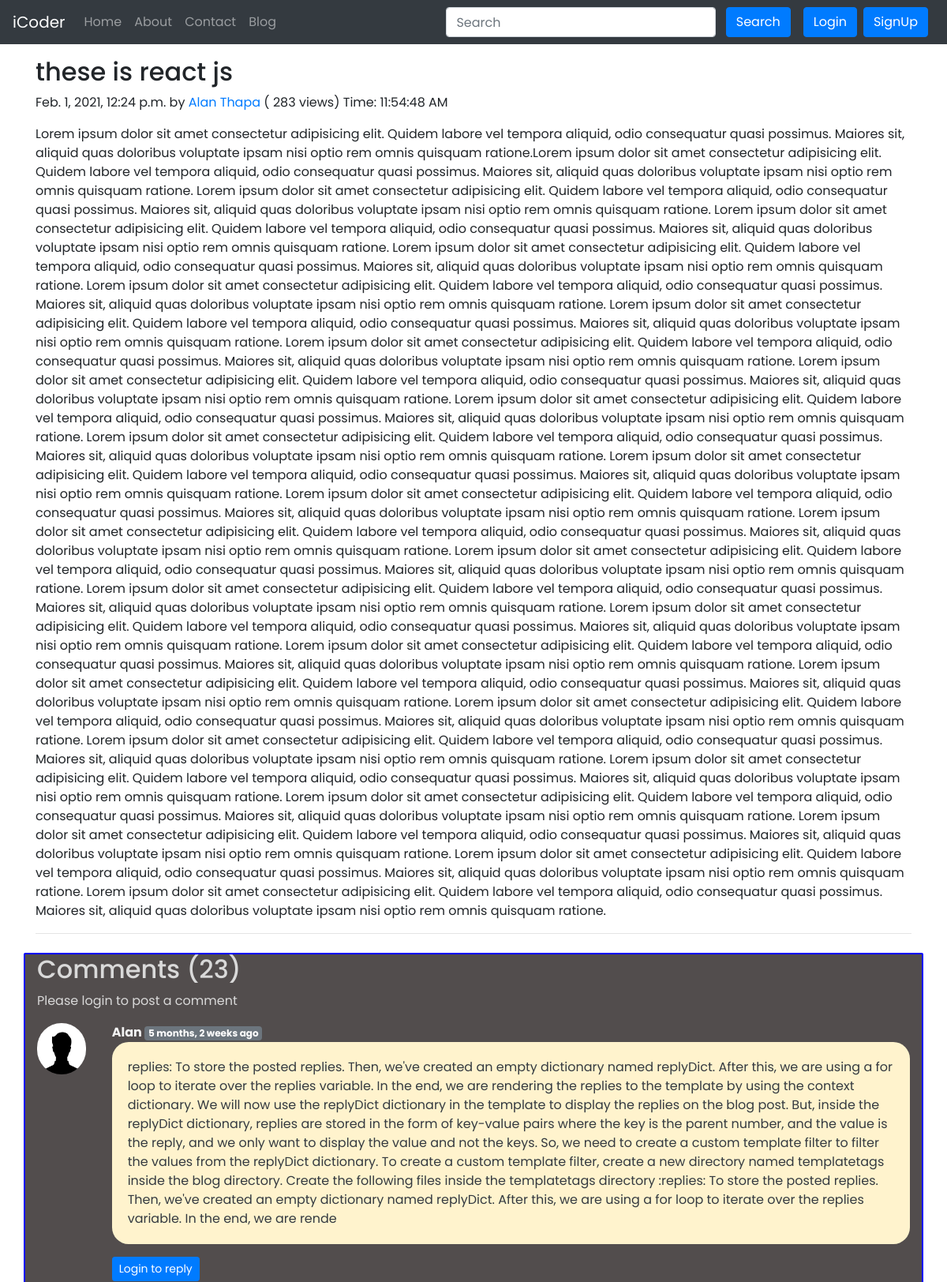
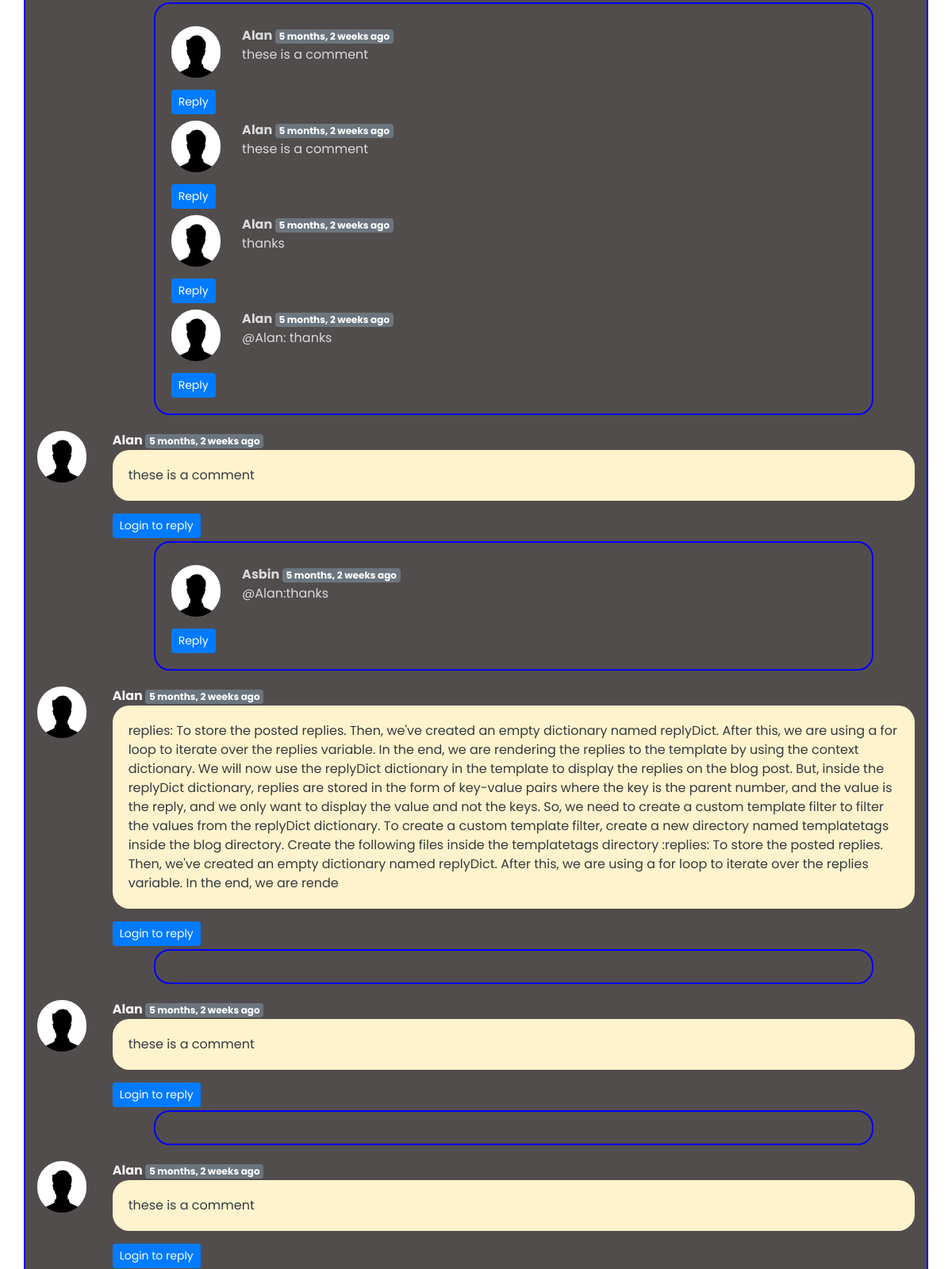
The page /blog/werwerwerwer (upper part) on the database its author committed (2 pictures, top to bottom).
### blog/models.py (models this page shows, shortened)
class Post(models.Model):
    sno = models.AutoField(primary_key=True)
    title = models.CharField(max_length=255)
    author = models.CharField(max_length=14)
    slug = models.CharField(max_length=130)
    views = models.IntegerField(default=0)
    timeStamp = models.DateTimeField(blank=True)
    content = models.TextField()

class BlogComment(models.Model):
    sno = models.AutoField(primary_key=True)
    comment = models.TextField()
    user = models.ForeignKey(User, on_delete=models.CASCADE)
    post = models.ForeignKey(Post, on_delete=models.CASCADE)
    parent = models.ForeignKey('self', on_delete=models.CASCADE, null=True)
    timestamp = models.DateTimeField(default=now)

### blog/views.py (the view)
# urls.py: path('/<str:slug>', views.blogPost, name="blogPost"),
def blogPost(request, slug):
    post = Post.objects.filter(slug=slug).first()
    post.views = post.views + 101
    post.save()
    comments = BlogComment.objects.filter(post=post, parent=None)
    replies = BlogComment.objects.filter(post=post).exclude(parent=None)
    replyDict = {}
    for reply in replies:
        if reply.parent.sno not in replyDict.keys():
            replyDict[reply.parent.sno] = [reply]
        else:
            replyDict[reply.parent.sno].append(reply)
    context = {'post': post, 'comments': comments,
               'user': request.user, 'replyDict': replyDict}
    return render(request, "blog/blogPost.html", context)

### blog/templatetags/extras.py (called while the page is built)
@register.filter(name='get_val')
def get_val(dict, key):
    return dict.get(key)

### templates/blog/BlogPost.html (shortened to what this page needs)
{% extends 'base.html' %}
{% block body %}
{% load humanize %}
{% load extras %}
<div class="container my-3">
    <h2 class="blog-post-title">{{post.title}}</h2>
    <p class="blog-post-meta">{{post.timeStamp}} by <a href="/about">{{post.author}}</a> (<span> {{post.views}}
            views</span>) Time: <span class="display">
        </span></p>
    <p>{{post.content|safe}}</p>
    <hr>
</div>
<div class="container stcontainer my-4">
    <h2> Comments ({{comments.count}}) </h2>
    <div class="my-2">
        {% if user.is_authenticated %}
        <form action="/blog/postComment" method="post">
            {% csrf_token %}
            <label for="exampleInputEmail1">Post Comment </label>
            <div class="row">
                <div class="col-12 col-md-10 col-lg-10  ">
                    <input type="text" class="form-control" name="comment" placeholder="Enter comment here">
                    <input type="hidden" name="postSno" value="{{post.sno}}">
                    <input type="hidden" name="parentSno" value="">
                </div>
                <div class="col-12 col-md-2 col-lg-2 ">
                    <button type="submit" class="btn btn-outline-primary">Submit</button>
                </div>
            </div>
        </form>
        {% else %}
        Please login to post a comment
        {% endif %}
    </div>
    {% for comment in comments %}
    <div class="row my-3">
        <div class="col-md-1 stuserpic">
            <img class="strounded " src="/static/img/user.png" alt="user">
        </div>
        <div class="col-md-11  ">
            <b class="stusername"> {{comment.user.username}} </b>
            <span class="badge badge-secondary ">{{comment.timestamp|naturaltime}}</span>
            <p class="stcomemnt stcomemnt1 alert-warning text-dark">{{comment.comment}}</p>
            <div class="reply mx-0">
                {% if user.is_authenticated %}
                <button class="btn btn-sm btn-primary " type="button" data-toggle="collapse"
                    data-target="#replyBox{{comment.sno}}" aria-expanded="false"
                    aria-controls="replyBox{{comment.sno}}">
                    Reply
                </button>
                <div class="collapse" id="replyBox{{comment.sno}}">
                    <div class="card card-body my-2">
                        <form action="/blog/postComment" method="post">
                            {% csrf_token %}
                            <div class="form-group">
                                <div class="row">
                                    <div class="col-12 col-md-10 col-lg-10  ">
                                        <textarea cols="2" rows="1" type="text" class="form-control" name="comment"
                                            placeholder="Enter comment here">@{{comment.user.username}}: </textarea>
                                    </div>
                                    <div class="col-12 col-md-2 col-lg-2 ">
                                        <input type="hidden" name="parentSno" value="{{comment.sno}}">
                                        <input type="hidden" name="postSno" value="{{post.sno}}">
                                        <button type="submit" class="btn btn-primary">Submit</button>
                                    </div>
                                </div>
                            </div>
                        </form>
                    </div>
                </div>
                {% else %}
                <button class="btn btn-sm btn-primary" type="button" data-toggle="collapse"
                    data-target="#replyBox{{comment.sno}}" aria-expanded="false"
                    aria-controls="replyBox{{comment.sno}}">
                    Login to reply
                </button>
                {% endif %}
                <div class="replies my-1 ">
                    {% for reply in replyDict|get_val:comment.sno %}
                    <div class="row my-2">
                        <div class="col-md-1 ">
                            <img class="strounded-reply" src="/static/img/user.png" alt="user">
                        </div>
                        <div class="col-md-11">
                            <div class="col-md-11 ">
                                <b> {{reply.user.username}} </b>
                                <span class="badge badge-secondary ">{{reply.timestamp|naturaltime}}</span>
                                <div>{{reply.comment}}</div>
                            </div>
                            <br>
                        </div>
                    </div>
                    <button class="btn btn-sm btn-primary" type="button" data-toggle="collapse"
                        data-target="#replyBox{{comment.sno}}" aria-expanded="false"
                        aria-controls="replyBox{{comment.sno}}">
                        Reply
                    </button>
                    {% endfor %}
                </div>
            </div>
        </div>
    </div>
    {% endfor %}
</div>
{% endblock %}

### templates/base.html (shortened to what this page needs)
<!DOCTYPE html>
<html lang="en">
<head>
  {% load static %}
  <link rel="stylesheet" href="../static/css/bootstrap-grid.min.css">
  <link rel="stylesheet" href="../static/css/bootstrap-reboot.css">
  <link rel="stylesheet" href="{% static 'css/bootstrap-grid.css' %}">
  <link rel="stylesheet" href="{% static 'css/bootstrap.css' %}">
  <link rel="stylesheet" href="{% static 'css/bootstrap.min.css' %}">
  <link rel="stylesheet" href="{% static 'css/bootstrap-grid.css' %}">
  <link rel="stylesheet" href="{% static 'css/bootstrap-grid.min.css' %}">
  <link rel="stylesheet" href="{% static 'css/bootstrap-reboot.css' %}">
  <link rel="stylesheet" href="{% static 'css/bootstrap-reboot.min.css' %}">
  <link rel="stylesheet" href="../">
  <link rel="stylesheet" href="https://stackpath.bootstrapcdn.com/bootstrap/4.2.1/css/bootstrap.min.css"
>
</head>
<body>
  <nav class="navbar navbar-expand-lg navbar-dark bg-dark">
    <a class="navbar-brand" href="/">iCoder</a>
    <div class="collapse navbar-collapse" id="navbarSupportedContent">
      <ul class="navbar-nav mr-auto">
        <li class="nav-item {% block homeactive %}  {% endblock homeactive %}">
          <a class="nav-link" href="/">Home <span class="sr-only">(current)</span></a>
        </li>
        <li class="nav-item {% block aboutactive %}  {% endblock aboutactive %}">
          <a class="nav-link" href="/about">About</a>
        </li>
        <li class="nav-item {% block contactactive %}  {% endblock contactactive %} ">
          <a class="nav-link" href="/contact">Contact</a>
        </li>
        <li class="nav-item {% block blogactive %}  {% endblock blogactive %} ">
          <a class="nav-link" href="/blog">Blog</a>
        </li>
      </ul>
      <div class="ml-auto form-inline ">
        <form method="get" action="/search" class="my-2 my-lg-0 mx-3">
          <input class="form-control mr-sm-2" type="search" placeholder="Search" aria-label="Search" name="query"
            id="query">
          <button class="btn btn-primary my-2 my-sm-0 " type="submit">Search</button>
        </form>
        {% if user.is_authenticated %}
        <ul class="navbar-nav mr-2">
          <li class="nav-item dropdown">
            <a class="nav-link dropdown-toggle" href='#' id="navbarDropdown" role="button" data-toggle="dropdown">
              User {{request.user}}</a>
            <div class="dropdown-menu" aria-labelledby="navbarDropdown">
              <a class="dropdown-item" href="/logout">Logout</a>
            </div>
          </li>
        </ul>
      </div>
      {% else %}
      <button type="button" class="btn btn-primary mr-2" data-toggle="modal" data-target="#loginModal">
        Login
      </button>
      <button type="button" class="btn btn-primary mr-2" data-toggle="modal" data-target="#signupModal">
        SignUp
      </button>
      {% endif %}
    </div>
  </nav>
  {% block body %}
  {% endblock body %}
</body>
</html>

### templates/blog/BlogPost.html (style rules this page uses)
.stusername { color: #f3f3f3; }
.stcontainer { background-color: rgb(82, 77, 77); color: #d9d9d9; border-radius: 2px; border: 2px solid blue; }
.strounded { background: #1111; border-radius: 54px; height: 65px; }
.strounded-reply { background: #1111; border-radius: 34px; height: 65px; }
.form-control { width: 99%; }
.stcomemnt { color: #fff; border-radius: 21px; padding: 20px; }
.replies { padding: 20px; margin-left: 52px; margin-right: 52px; border: 2px solid blue; border-radius: 20px; }

### templates/base.html (style rules this page uses)
* { margin: 0; padding: 0; box-sizing: border-box; font-family: 'Poppins', sans-serif; }

### rows shown on the page
Post: title "these is react js", timeStamp "Feb. 1, 2021, 12:24 p.m.", author "Alan Thapa", views "283", content "Lorem ipsum dolor sit amet consectetur adipisicing elit. Quidem labore vel tempora aliquid, odio consequatur quasi possimus. Maiores sit, aliquid quas doloribus voluptate ipsam nisi optio rem omnis quisquam ratione.Lorem ipsum dolor sit amet consectetur adipisicing elit. Quidem labore vel tempora aliquid, odio consequatur quasi possimus. Maiores sit, aliquid quas doloribus voluptate ipsam nisi optio rem omnis quisquam ratione. Lorem ipsum dolor sit amet consectetur adipisicing elit. Quidem labore vel tempora aliquid, odio consequatur quasi possimus. Maiores sit, aliquid quas doloribus voluptate ipsam nisi optio rem omnis quisquam ratione. Lorem ipsum dolor sit amet consectetur adipisicing…"
BlogComment: user.username "Alan", timestamp "5 months, 2 weeks ago", comment "replies: To store the posted replies. Then, we've created an empty dictionary named replyDict. After this, we are using a for loop to iterate over the replies variable. In the end, we are rendering the replies to the template by using the context dictionary. We will now use the replyDict dictionary in the template to display the replies on the blog post. But, inside the replyDict dictionary, replies are stored in the form of key-value pairs where the key is the parent number, and the value is the reply, and we only want to display the value and not the keys. So, we need to create a custom template filter to filter the values from the replyDict dictionary. To create a custom template filter,…"
BlogComment: user.username "Alan", timestamp "5 months, 2 weeks ago", comment "these is a comment"
BlogComment: user.username "Alan", timestamp "5 months, 2 weeks ago", comment "these is a comment"
BlogComment: user.username "Alan", timestamp "5 months, 2 weeks ago", comment "thanks"
BlogComment: user.username "Alan", timestamp "5 months, 2 weeks ago", comment "@Alan: thanks"
BlogComment: user.username "Alan", timestamp "5 months, 2 weeks ago", comment "these is a comment"
BlogComment: user.username "Asbin", timestamp "5 months, 2 weeks ago", comment "@Alan:thanks"
BlogComment: user.username "Alan", timestamp "5 months, 2 weeks ago", comment "replies: To store the posted replies. Then, we've created an empty dictionary named replyDict. After this, we are using a for loop to iterate over the replies variable. In the end, we are rendering the replies to the template by using the context dictionary. We will now use the replyDict dictionary in the template to display the replies on the blog post. But, inside the replyDict dictionary, replies are stored in the form of key-value pairs where the key is the parent number, and the value is the reply, and we only want to display the value and not the keys. So, we need to create a custom template filter to filter the values from the replyDict dictionary. To create a custom template filter,…"
BlogComment: user.username "Alan", timestamp "5 months, 2 weeks ago", comment "these is a comment"
BlogComment: user.username "Alan", timestamp "5 months, 2 weeks ago", comment "these is a comment"

### other values the page prints
{{ comments.count }} "23"
